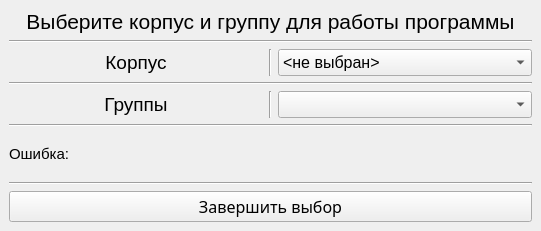
<?xml version="1.0" encoding="UTF-8"?>
<ui version="4.0">
 <class>GroupWindow</class>
 <widget class="QMainWindow" name="GroupWindow">
  <property name="geometry">
   <rect>
    <x>0</x>
    <y>0</y>
    <width>541</width>
    <height>231</height>
   </rect>
  </property>
  <property name="sizePolicy">
   <sizepolicy hsizetype="Minimum" vsizetype="Minimum">
    <horstretch>0</horstretch>
    <verstretch>0</verstretch>
   </sizepolicy>
  </property>
  <property name="windowTitle">
   <string>Выбор групп</string>
  </property>
  <widget class="QWidget" name="centralwidget">
   <layout class="QVBoxLayout" name="verticalLayout">
    <item>
     <layout class="QHBoxLayout" name="horizontalLayout_3">
      <item>
       <widget class="QLabel" name="label">
        <property name="sizePolicy">
         <sizepolicy hsizetype="Preferred" vsizetype="Fixed">
          <horstretch>0</horstretch>
          <verstretch>0</verstretch>
         </sizepolicy>
        </property>
        <property name="font">
         <font>
          <pointsize>16</pointsize>
          <weight>50</weight>
          <bold>false</bold>
         </font>
        </property>
        <property name="lineWidth">
         <number>1</number>
        </property>
        <property name="text">
         <string>Выберите корпус и группу для работы программы</string>
        </property>
        <property name="alignment">
         <set>Qt::AlignCenter</set>
        </property>
       </widget>
      </item>
     </layout>
    </item>
    <item>
     <widget class="Line" name="line">
      <property name="orientation">
       <enum>Qt::Horizontal</enum>
      </property>
     </widget>
    </item>
    <item>
     <layout class="QHBoxLayout" name="horizontalLayout_2">
      <item>
       <widget class="QLabel" name="label_2">
        <property name="sizePolicy">
         <sizepolicy hsizetype="Preferred" vsizetype="Fixed">
          <horstretch>0</horstretch>
          <verstretch>0</verstretch>
         </sizepolicy>
        </property>
        <property name="font">
         <font>
          <pointsize>14</pointsize>
          <weight>50</weight>
          <bold>false</bold>
         </font>
        </property>
        <property name="text">
         <string>Корпус</string>
        </property>
        <property name="alignment">
         <set>Qt::AlignCenter</set>
        </property>
       </widget>
      </item>
      <item>
       <widget class="Line" name="line_4">
        <property name="orientation">
         <enum>Qt::Vertical</enum>
        </property>
       </widget>
      </item>
      <item>
       <widget class="QComboBox" name="comboBox">
        <property name="font">
         <font>
          <pointsize>12</pointsize>
          <weight>50</weight>
          <bold>false</bold>
          <kerning>true</kerning>
         </font>
        </property>
        <item>
         <property name="text">
          <string>&lt;не выбран&gt;</string>
         </property>
        </item>
        <item>
         <property name="text">
          <string>Первый</string>
         </property>
        </item>
        <item>
         <property name="text">
          <string>Второй</string>
         </property>
        </item>
        <item>
         <property name="text">
          <string>Третий</string>
         </property>
        </item>
        <item>
         <property name="text">
          <string>Четвёртый</string>
         </property>
        </item>
       </widget>
      </item>
     </layout>
    </item>
    <item>
     <widget class="Line" name="line_5">
      <property name="orientation">
       <enum>Qt::Horizontal</enum>
      </property>
     </widget>
    </item>
    <item>
     <layout class="QHBoxLayout" name="horizontalLayout">
      <item>
       <widget class="QLabel" name="label_3">
        <property name="sizePolicy">
         <sizepolicy hsizetype="Preferred" vsizetype="Fixed">
          <horstretch>0</horstretch>
          <verstretch>0</verstretch>
         </sizepolicy>
        </property>
        <property name="font">
         <font>
          <pointsize>14</pointsize>
          <weight>50</weight>
          <bold>false</bold>
         </font>
        </property>
        <property name="text">
         <string>Группы</string>
        </property>
        <property name="alignment">
         <set>Qt::AlignCenter</set>
        </property>
       </widget>
      </item>
      <item>
       <widget class="Line" name="line_3">
        <property name="orientation">
         <enum>Qt::Vertical</enum>
        </property>
       </widget>
      </item>
      <item>
       <widget class="QComboBox" name="comboBox_2">
        <property name="font">
         <font>
          <pointsize>12</pointsize>
          <weight>50</weight>
          <bold>false</bold>
          <kerning>true</kerning>
         </font>
        </property>
       </widget>
      </item>
     </layout>
    </item>
    <item>
     <widget class="Line" name="line_2">
      <property name="orientation">
       <enum>Qt::Horizontal</enum>
      </property>
     </widget>
    </item>
    <item>
     <layout class="QHBoxLayout" name="horizontalLayout_4">
      <item>
       <widget class="QLabel" name="label_er">
        <property name="sizePolicy">
         <sizepolicy hsizetype="MinimumExpanding" vsizetype="Fixed">
          <horstretch>0</horstretch>
          <verstretch>0</verstretch>
         </sizepolicy>
        </property>
        <property name="font">
         <font>
          <pointsize>11</pointsize>
         </font>
        </property>
        <property name="text">
         <string>Ошибка:</string>
        </property>
       </widget>
      </item>
      <item>
       <spacer name="verticalSpacer">
        <property name="orientation">
         <enum>Qt::Vertical</enum>
        </property>
        <property name="sizeHint" stdset="0">
         <size>
          <width>20</width>
          <height>40</height>
         </size>
        </property>
       </spacer>
      </item>
     </layout>
    </item>
    <item>
     <widget class="Line" name="line_6">
      <property name="orientation">
       <enum>Qt::Horizontal</enum>
      </property>
     </widget>
    </item>
    <item>
     <widget class="QPushButton" name="pushButton">
      <property name="font">
       <font>
        <family>Noto Sans</family>
        <pointsize>12</pointsize>
        <weight>50</weight>
        <bold>false</bold>
       </font>
      </property>
      <property name="focusPolicy">
       <enum>Qt::WheelFocus</enum>
      </property>
      <property name="text">
       <string>Завершить выбор</string>
      </property>
     </widget>
    </item>
   </layout>
  </widget>
 </widget>
 <resources/>
 <connections/>
</ui>
